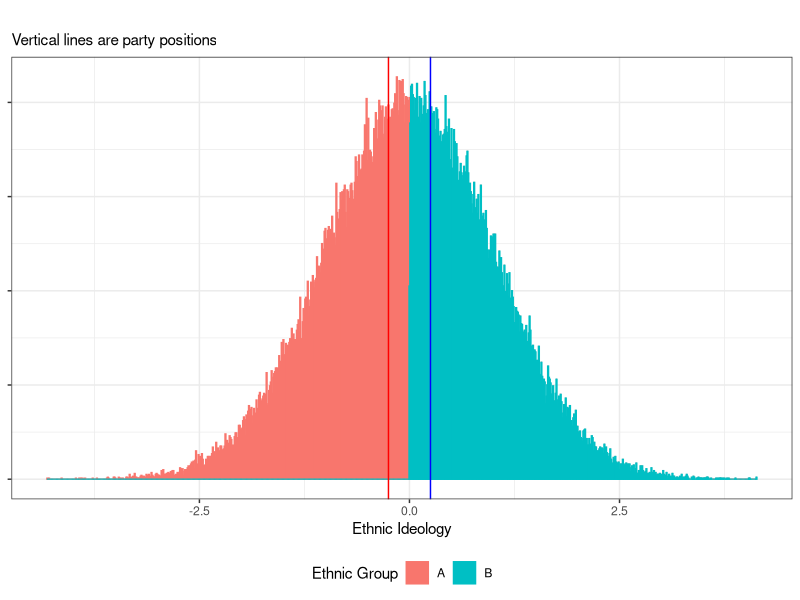
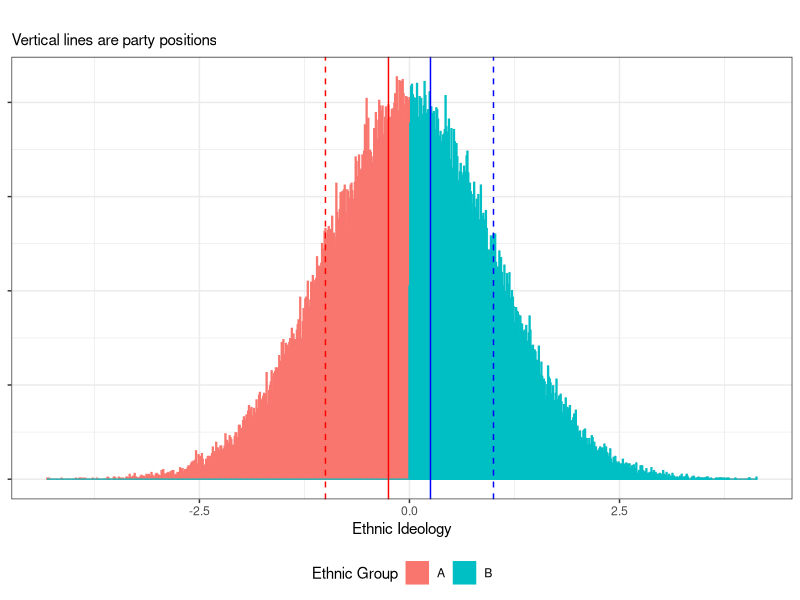

Write the R code that produced these figures, in order.
## ---- chunk 1
knitr::opts_chunk$set(echo = FALSE)
require(knitr)
require(kableExtra)
require(magrittr)
require(ggplot2)
require(data.table)
## ---- chunk 2
plot_tab = data.table(x = rnorm(100000))
plot_tab[, `Ethnic Group` := ifelse(x > 0, "B", "A" )]

ggplot(plot_tab, aes(x = x, col = `Ethnic Group` , fill = `Ethnic Group` , group = `Ethnic Group` )) +
    geom_histogram(binwidth = 0.01) +
    theme_bw() + 
    theme(legend.position = 'bottom',
          axis.title.y = element_blank(),
          axis.text.y = element_blank()) +
    xlab("Ethnic Ideology") +
    ylab("") +
    geom_vline(xintercept = -0.25, colour = 'red') + 
    geom_vline(xintercept = 0.25, colour = "blue") +
    ggtitle(label = "", subtitle = "Vertical lines are party positions")
## ---- chunk 3

ggplot(plot_tab, aes(x = x, col = `Ethnic Group` , fill = `Ethnic Group` , group = `Ethnic Group`)) +
    geom_histogram(binwidth = 0.01) +
    theme_bw() + 
    theme(legend.position = 'bottom',
          axis.title.y = element_blank(),
          axis.text.y = element_blank()) +
    xlab("Ethnic Ideology") +
    geom_vline(xintercept = -0.25, colour = 'red') + 
        geom_vline(xintercept = -1, colour = 'red', lty = 2) + 
    geom_vline(xintercept = 0.25, colour = "blue") + 
    geom_vline(xintercept = 1, colour = "blue", lty = 2)+
    ggtitle(label = "", subtitle = "Vertical lines are party positions")
